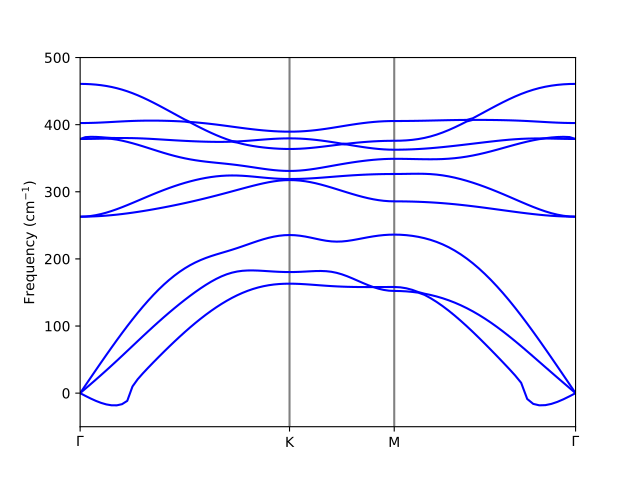

Python code for this plot:
# Import the necessary packages and modules
import matplotlib.pyplot as plt
import numpy as np
import os
os.chdir('F:/MoS2计算/phonon')

# Number of phonon modes and q-points from gr.freq
nbnd = 9; nks = 91

# Open gr.freq.gp file
qs, *ph = np.loadtxt('mos2.freq.gp', unpack=True)

# Read phonon at each phonon index
ph0 = []
for iq in range(nks):
    ph0.append([])
    for ib in range(nbnd):
        tmp = ph[ib][iq]
        ph0[iq].append(float(tmp))
    
# Set high-symmetry points from matdyn.in
G1 = qs[0]; K = qs[40]; M = qs[60]; G2 = qs[90]

# Create figure object
plt.figure()

# Plot dotted lines at high-symmetry points
plt.axvline(K, c='gray')
plt.axvline(M, c='gray')
# Plot the phonon dispersion
plt.plot(qs, ph0, c='b')

# Add the x and y-axis labels
plt.xlabel('')
plt.ylabel('Frequency (cm$^{-1}$)')

plt.xlim(G1, G2)
plt.ylim(-50, 500)

# Add labels for high-symmetry points
plt.xticks([G1, K, M, G2], [r'$\Gamma$', 'K', 'M', r'$\Gamma$'])
# Hide x-axis minor ticks
plt.tick_params(axis='x', which='minor', bottom=False, top=False)

# Save the figure 
plt.savefig('plot-phonon.pdf')
# Show the plot
plt.show()
